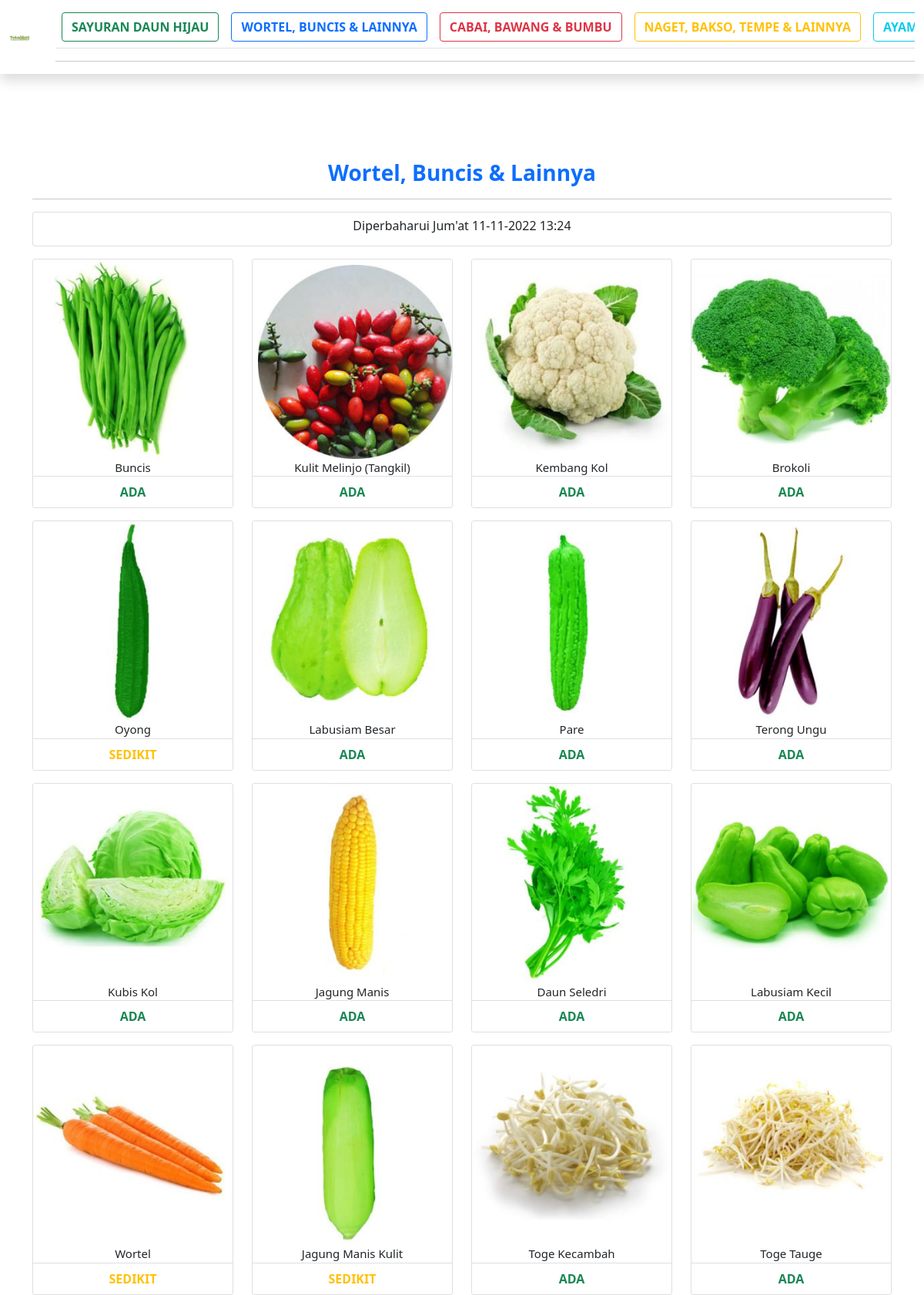
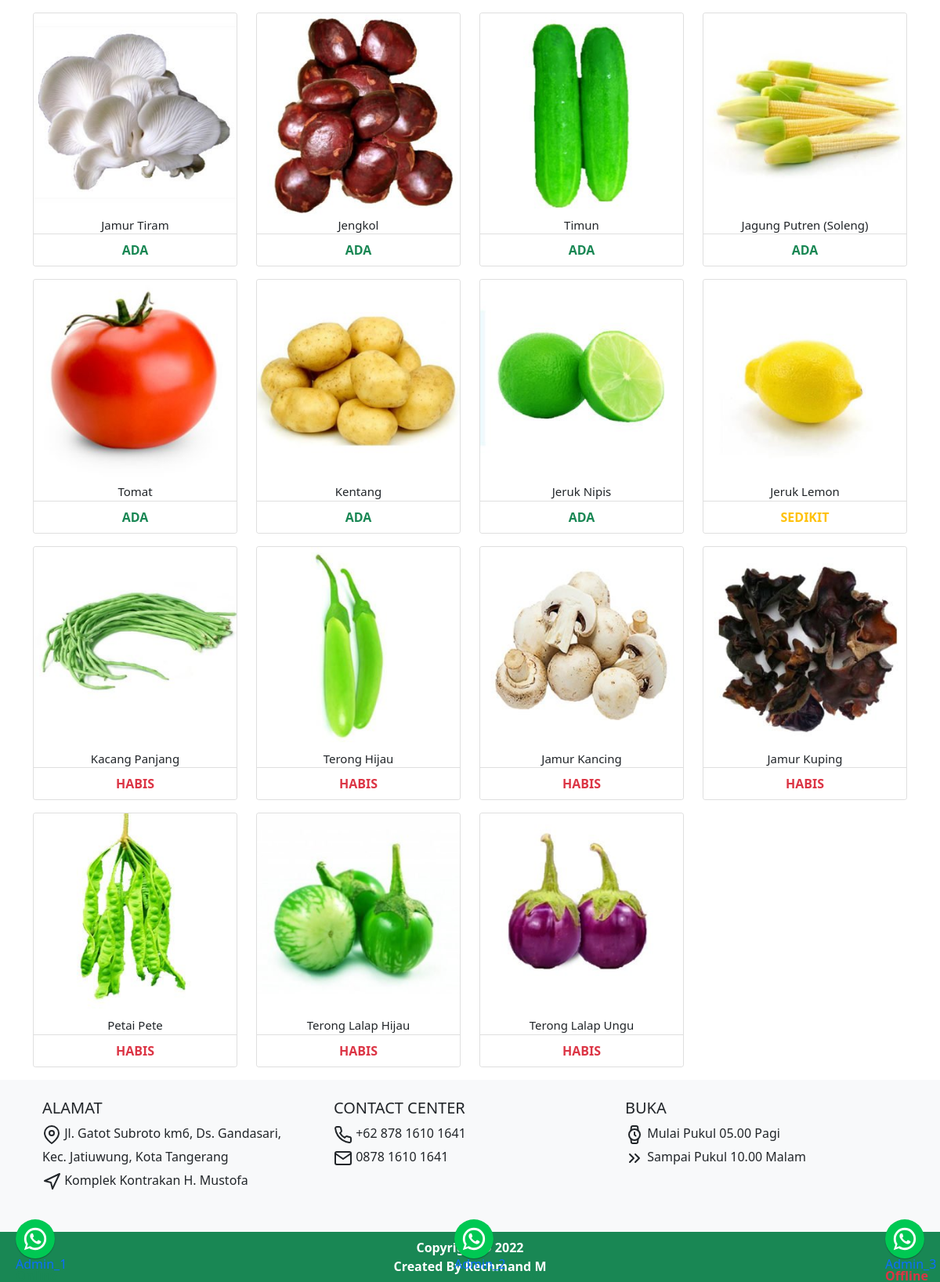
Page /?produk=wortelbuncis on the committed database (2 pictures, top to bottom).
### tables this page shows
CREATE TABLE `user` (
  `id` int(11) NOT NULL,
  `nama` varchar(20) NOT NULL,
  `password` varchar(30) NOT NULL,
  `status` int(11) NOT NULL
);

CREATE TABLE `tanggal` (
  `id` int(11) NOT NULL,
  `kategori` varchar(30) NOT NULL,
  `tgl` varchar(30) NOT NULL
);

CREATE TABLE `wortelbuncis` (
  `id` int(11) NOT NULL,
  `nama` varchar(30) NOT NULL,
  `stok` int(11) NOT NULL,
  `tipe` int(11) NOT NULL
);

### produk_db/produk-wortelbuncis.php (the view, shortened to what this page needs)
<section id="sayuran" class="text-center">
    <div class="container">
        <div class="pt-5">
            <div class="">
                <h3 class="fw-bold text-primary">Wortel, Buncis & Lainnya</h3>
                <hr>
                <div class="card py-2 mb-3">
                    <?php
                    $row = mysqli_query($conn, "SELECT * From tanggal where kategori='wortelbuncis'");
                    $row_array = mysqli_fetch_array($row);
                    ?>
                    <p class="h6">Diperbaharui <?= str_replace("Jumat", "Jum'at", $row_array['tgl']); ?></p>
                </div>
            </div>
        </div>
    </div>
</section>
<section id="Produk" class="text-center">
    <div class="container">
        <div>
            <div class="row">
                <?php
                $row = mysqli_query($conn, "SELECT * From wortelbuncis where stok between '1' and '2' order by tipe, stok DESC");
                foreach ($row as $row_array) {
                ?>
                    <div class="col-6 col-md-3 mb-3" data-aos="fade">
                        <div class="card">
                            <img src="./img/produk/wortelbuncis/<?= $row_array['id'] ?>.jpg" class="card-img-top" alt="..." width="auto">
                            <div class="" style="font-size: 15px;">
                                <?= $row_array['nama'] ?>
                            </div>
                            <ul class="list-group list-group-flush fw-bold">
                                <?php
                                if ($row_array['stok'] == 0) { ?>
                                    <li class="list-group-item text-danger">HABIS</li>
                                <?php } else if ($row_array['stok'] == 1) { ?>
                                    <li class="list-group-item text-warning">SEDIKIT</li>
                                <?php } else { ?>
                                    <li class="list-group-item text-success">ADA</li>
                                <?php } ?>
                            </ul>
                        </div>
                    </div>
                <?php $img++;
                }
                $row = mysqli_query($conn, "SELECT * From wortelbuncis where stok='0' order by tipe");
                foreach ($row as $row_array) {
                ?>
                    <div class="col-6 col-md-3 mb-3" data-aos="fade">
                        <div class="card">
                            <img src="./img/produk/wortelbuncis/<?= $row_array['id'] ?>.jpg" class="card-img-top" alt="..." width="auto">
                            <div class="" style="font-size: 15px;">
                                <?= $row_array['nama'] ?>
                            </div>
                            <ul class="list-group list-group-flush fw-bold">
                                <?php
                                if ($row_array['stok'] == 0) { ?>
                                    <li class="list-group-item text-danger">HABIS</li>
                                <?php } else if ($row_array['stok'] == 1) { ?>
                                    <li class="list-group-item text-warning">SEDIKIT</li>
                                <?php } else if ($row_array['stok'] == 2) { ?>
                                    <li class="list-group-item text-success">ADA</li>
                                <?php } ?>
                            </ul>
                        </div>
                    </div>
                <?php $img++;
                } ?>
            </div>
        </div>
</section>

### rows in the picture
tanggal: tgl "Jum'at 11-11-2022 13:24"
wortelbuncis: shows a picture, nama "Buncis", stok "ADA"
wortelbuncis: shows a picture, nama "Kulit Melinjo (Tangkil)", stok "ADA"
wortelbuncis: shows a picture, nama "Kembang Kol", stok "ADA"
wortelbuncis: shows a picture, nama "Brokoli", stok "ADA"
wortelbuncis: shows a picture, nama "Oyong", stok "SEDIKIT"
wortelbuncis: shows a picture, nama "Labusiam Besar", stok "ADA"
wortelbuncis: shows a picture, nama "Pare", stok "ADA"
wortelbuncis: shows a picture, nama "Terong Ungu", stok "ADA"
wortelbuncis: shows a picture, nama "Kubis Kol", stok "ADA"
wortelbuncis: shows a picture, nama "Jagung Manis", stok "ADA"
wortelbuncis: shows a picture, nama "Daun Seledri", stok "ADA"
wortelbuncis: shows a picture, nama "Labusiam Kecil", stok "ADA"
wortelbuncis: shows a picture, nama "Wortel", stok "SEDIKIT"
wortelbuncis: shows a picture, nama "Jagung Manis Kulit", stok "SEDIKIT"
wortelbuncis: shows a picture, nama "Toge Kecambah", stok "ADA"
wortelbuncis: shows a picture, nama "Toge Tauge", stok "ADA"
wortelbuncis: shows a picture, nama "Jamur Tiram", stok "ADA"
wortelbuncis: shows a picture, nama "Jengkol", stok "ADA"
wortelbuncis: shows a picture, nama "Timun", stok "ADA"
wortelbuncis: shows a picture, nama "Jagung Putren (Soleng)", stok "ADA"
wortelbuncis: shows a picture, nama "Tomat", stok "ADA"
wortelbuncis: shows a picture, nama "Kentang", stok "ADA"
wortelbuncis: shows a picture, nama "Jeruk Nipis", stok "ADA"
wortelbuncis: shows a picture, nama "Jeruk Lemon", stok "SEDIKIT"
wortelbuncis: shows a picture, nama "Kacang Panjang", stok "HABIS"
wortelbuncis: shows a picture, nama "Terong Hijau", stok "HABIS"
wortelbuncis: shows a picture, nama "Jamur Kancing", stok "HABIS"
wortelbuncis: shows a picture, nama "Jamur Kuping", stok "HABIS"
wortelbuncis: shows a picture, nama "Petai Pete", stok "HABIS"
wortelbuncis: shows a picture, nama "Terong Lalap Hijau", stok "HABIS"
wortelbuncis: shows a picture, nama "Terong Lalap Ungu", stok "HABIS"
